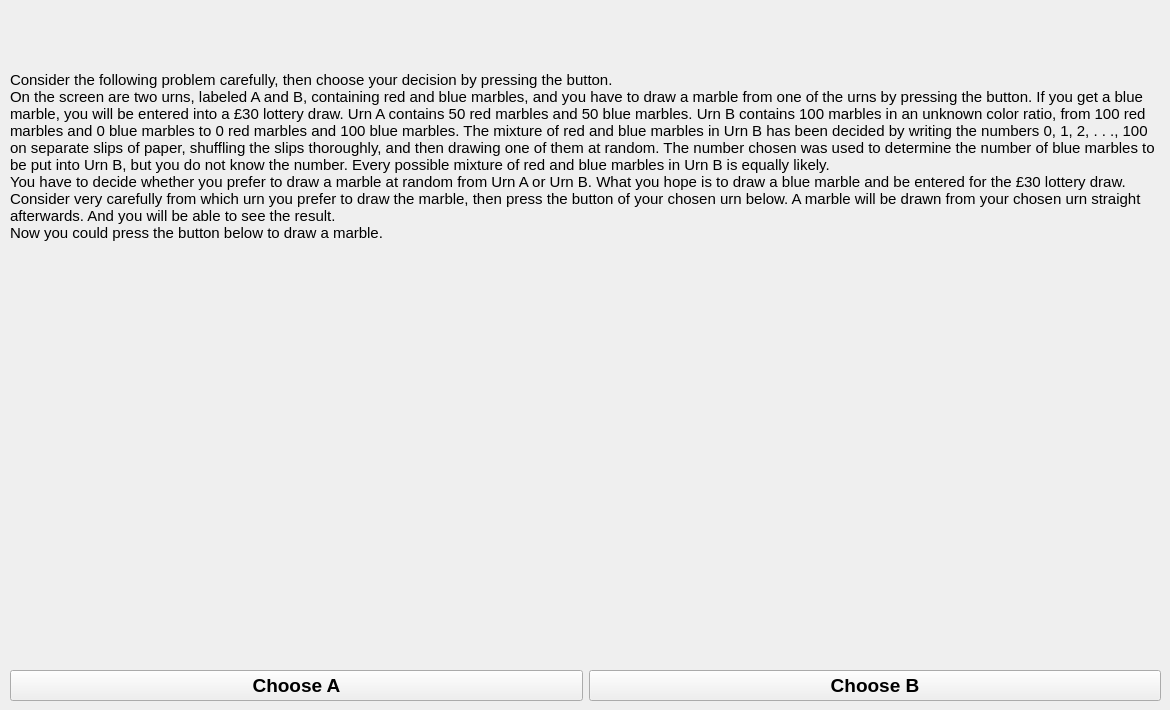
    <widget class="QWidget" name="page_trial_instruction">
     <widget class="QWidget" name="gridLayoutWidget_2">
      <property name="geometry">
       <rect>
        <x>10</x>
        <y>0</y>
        <width>1151</width>
        <height>701</height>
       </rect>
      </property>
      <layout class="QGridLayout" name="Trial_Instruction_layout">
       <item row="1" column="0" colspan="2">
        <widget class="QLabel" name="Instruction_lbl">
         <property name="font">
          <font>
           <family>Arial</family>
           <pointsize>11</pointsize>
          </font>
         </property>
         <property name="locale">
          <locale language="English" country="UnitedKingdom"/>
         </property>
         <property name="text">
          <string>Consider the following problem carefully, then choose your decision by pressing the button. 
On the screen are two urns, labeled A and B, containing red and blue marbles, and you have to draw a marble from one of the urns by pressing the button. If you get a blue marble, you will be entered into a £30 lottery draw. Urn A contains 50 red marbles and 50 blue marbles. Urn B contains 100 marbles in an unknown color ratio, from 100 red marbles and 0 blue marbles to 0 red marbles and 100 blue marbles. The mixture of red and blue marbles in Urn B has been decided by writing the numbers 0, 1, 2, . . ., 100 on separate slips of paper, shuffling the slips thoroughly, and then drawing one of them at random. The number chosen was used to determine the number of blue marbles to be put into Urn B, but you do not know the number. Every possible mixture of red and blue marbles in Urn B is equally likely.
You have to decide whether you prefer to draw a marble at random from Urn A or Urn B. What you hope is to draw a blue marble and be entered for the £30 lottery draw. 
Consider very carefully from which urn you prefer to draw the marble, then press the button of your chosen urn below. A marble will be drawn from your chosen urn straight afterwards. And you will be able to see the result.
Now you could press the button below to draw a marble.
</string>
         </property>
         <property name="wordWrap">
          <bool>true</bool>
         </property>
        </widget>
       </item>
       <item row="3" column="1">
        <widget class="QPushButton" name="Choice_B_bn">
         <property name="font">
          <font>
           <family>Arial</family>
           <pointsize>14</pointsize>
           <weight>75</weight>
           <bold>true</bold>
          </font>
         </property>
         <property name="text">
          <string>Choose B</string>
         </property>
        </widget>
       </item>
       <item row="3" column="0">
        <widget class="QPushButton" name="Choice_A_bn">
         <property name="sizePolicy">
          <sizepolicy hsizetype="Preferred" vsizetype="Preferred">
           <horstretch>0</horstretch>
           <verstretch>0</verstretch>
          </sizepolicy>
         </property>
         <property name="font">
          <font>
           <family>Arial</family>
           <pointsize>14</pointsize>
           <weight>75</weight>
           <bold>true</bold>
          </font>
         </property>
         <property name="text">
          <string>Choose A</string>
         </property>
         <property name="autoDefault">
          <bool>false</bool>
         </property>
         <property name="default">
          <bool>false</bool>
         </property>
         <property name="flat">
          <bool>false</bool>
         </property>
        </widget>
       </item>
       <item row="2" column="0">
        <widget class="QLabel" name="Urn_A_pic">
         <property name="text">
          <string/>
         </property>
         <property name="pixmap">
          <pixmap>pics/urns_A_masked.png</pixmap>
         </property>
         <property name="alignment">
          <set>Qt::AlignCenter</set>
         </property>
        </widget>
       </item>
       <item row="2" column="1">
        <widget class="QLabel" name="Urn_B_pic">
         <property name="text">
          <string/>
         </property>
         <property name="pixmap">
          <pixmap>pics/urns_B_masked.png</pixmap>
         </property>
         <property name="alignment">
          <set>Qt::AlignCenter</set>
         </property>
        </widget>
       </item>
      </layout>
     </widget>
    </widget>
